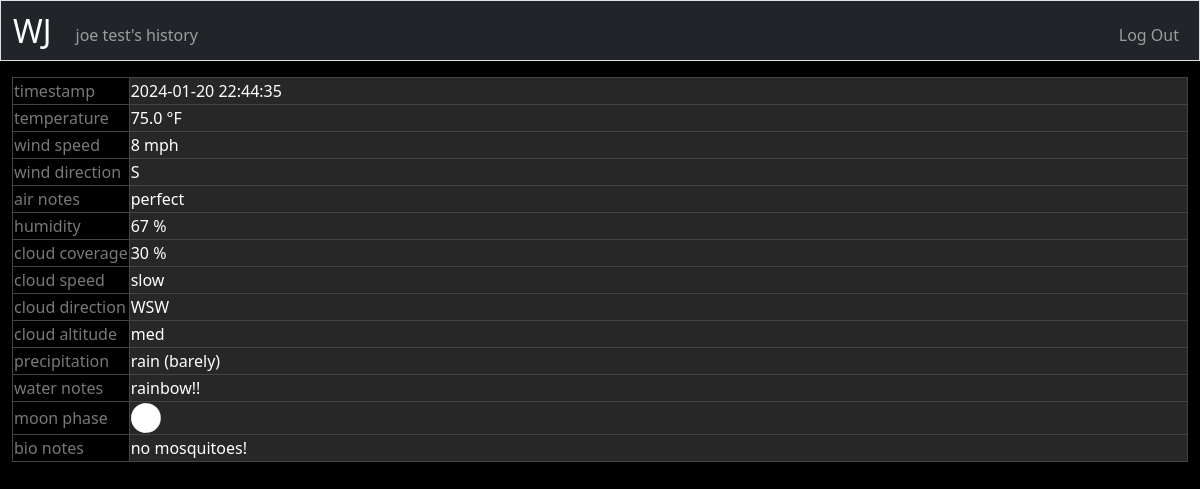
The app's page /history (signed in), older data.
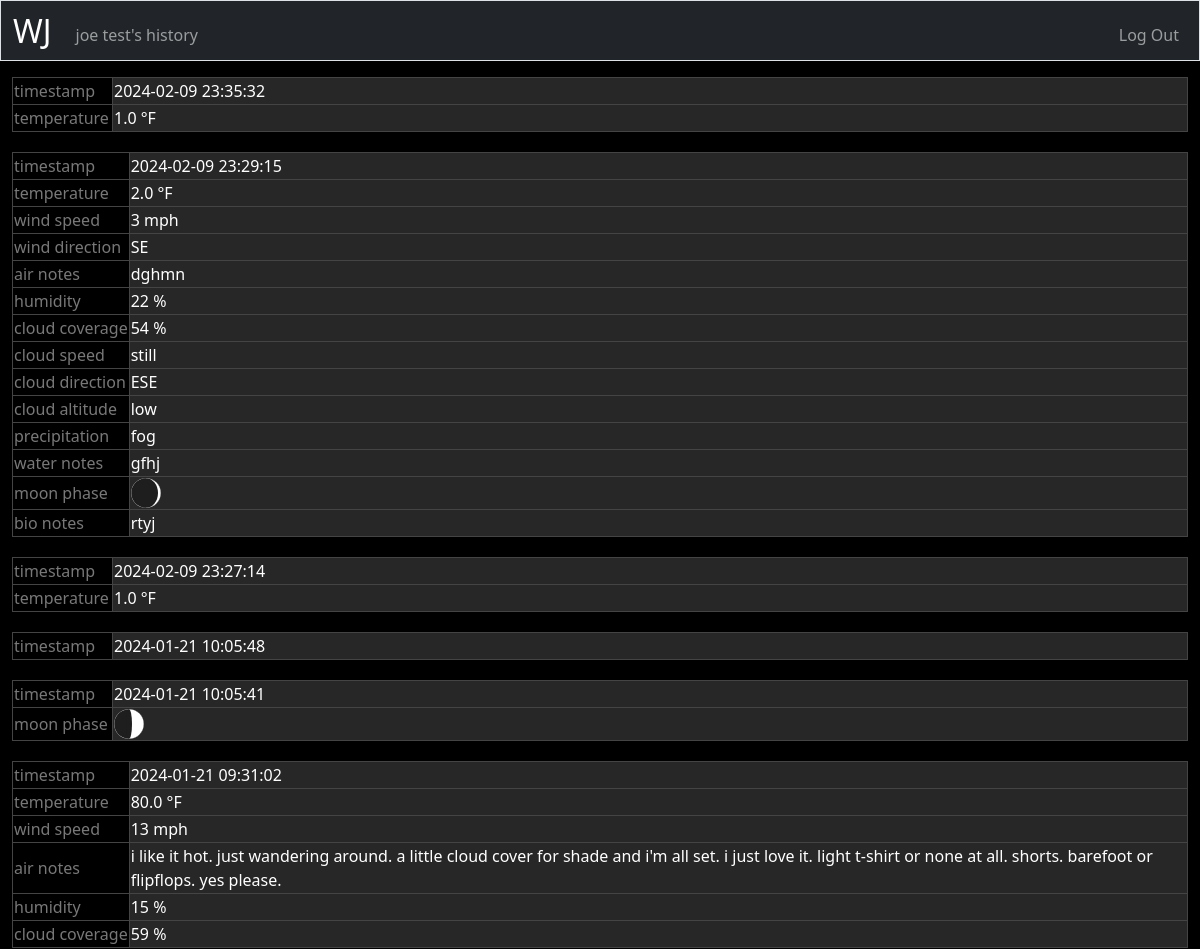
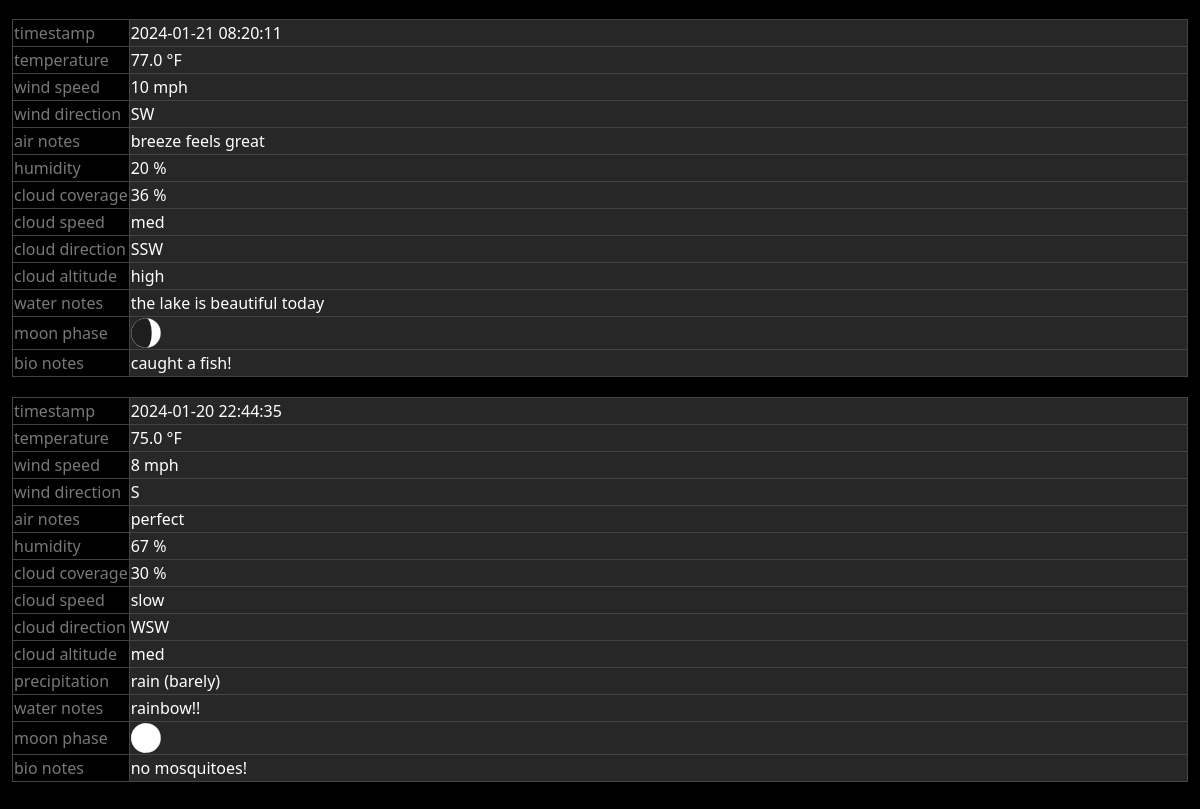
The same page, newer data (2 pictures, top to bottom).
### tables this page shows
CREATE TABLE users (
    id INTEGER PRIMARY KEY,
    username TEXT NOT NULL, 
    hash TEXT NOT NULL
);

CREATE TABLE weather_entries (
    id INTEGER PRIMARY KEY,
    user_id INTEGER NOT NULL,
    temp REAL,
    wind_speed INTEGER,
    wind_direction TEXT CHECK(wind_direction IN ('E', 'ESE', 'SE', 'SSE', 'S', 'SSW', 'SW', 'WSW', 'W', 'WNW', 'NW', 'NNW', 'N', 'NNE', 'NE', 'ENE')),
    air_notes TEXT,
    humidity INTEGER CHECK(humidity >= 0 AND humidity <= 100),
    cloud_coverage INTEGER CHECK(cloud_coverage >= 0 AND cloud_coverage <= 100),
    cloud_speed TEXT CHECK(cloud_speed IN ('still', 'slow', 'med', 'fast')),
    cloud_direction TEXT CHECK(cloud_direction IN ('E', 'ESE', 'SE', 'SSE', 'S', 'SSW', 'SW', 'WSW', 'W', 'WNW', 'NW', 'NNW', 'N', 'NNE', 'NE', 'ENE')), 
    cloud_altitude TEXT CHECK(cloud_altitude IN ('high', 'med', 'low')),
    precipitation TEXT CHECK(precipitation IN ('fog', 'rain (barely)', 'rain (light)', 'rain (moderate)', 'rain (heavy)', 'sleet', 'hail', 'snow (light)', 'snow (moderate)', 'snow (heavy)')),
    water_notes TEXT,
       moon_phase INTEGER CHECK(moon_phase >= 1 AND moon_phase <= 28),
    bio_notes TEXT,
    log_time DATETIME DEFAULT CURRENT_TIMESTAMP,
    FOREIGN KEY(user_id) REFERENCES users(id)
);

### app.py (the view)
@app.route("/history", methods=["GET", "POST"])
@login_required  # only logged-in users can access this route.
def history():
    if request.method == "POST":  # redirects back to the history page, perhaps for refreshing
        return redirect("/history")
    else:  # Retrieve weather entries for the logged-in user, ordered by most recent first.
        entries = db.execute("SELECT * FROM weather_entries WHERE user_id = ? ORDER BY log_time DESC", session["user_id"])
        for entry in entries:
            log_time_gmt = datetime.fromisoformat(entry["log_time"])
            log_time_gmt = pytz.timezone('GMT').localize(log_time_gmt)
            log_time_est = log_time_gmt.astimezone(pytz.timezone('America/New_York'))
            entry["log_time"] = log_time_est.strftime('%Y-%m-%d %H:%M:%S')
    return render_template("history.html", entries=entries)

### app.py (called while the page is built, shortened)
@app.after_request
def after_request(response):
    return response

@app.context_processor
def inject_user_details():
    if "user_id" in session:
        username = db.execute("SELECT username FROM users WHERE id = ?", session["user_id"])[0]['username']
        return dict(username=username)
    else:
        return dict(username=None)

### helpers.py (called while the page is built)
def login_required(f):
    @wraps(f)  # Preserve the original function's metadata
    def decorated_function(*args, **kwargs):
        if session.get("user_id") is None:  # Check if user is not logged in.
            return redirect("/login")  # Redirect to login page if not logged in.
        return f(*args, **kwargs)  # Call the original function if logged in.
    return decorated_function  # Return the wrapped function.

### templates/history.html (shortened to what this page needs)
{% extends "layout.html" %}
{% block main %}
    {% for entry in entries %}
    <table class="entry-table">
        <tr>
            <td>timestamp</td>
            <td>{{ entry.log_time }}</td>
        </tr>
        {% if entry.temp %}
        <tr>
            <td>temperature</td>
            <td>{{ entry.temp }} °F</td>
        </tr>
        {% endif %}
        {% if entry.wind_speed %}
        <tr>
            <td>wind speed</td>
            <td>{{ entry.wind_speed }} mph</td>
        </tr>
        {% endif %}
        {% if entry.wind_direction %}
        <tr>
            <td>wind direction</td>
            <td>{{ entry.wind_direction }}</td>
        </tr>
        {% endif %}
        {% if entry.air_notes %}
        <tr  class="notes-row">
            <td>air notes</td>
            <td>{{ entry.air_notes }}</td>
        </tr>
        {% endif %}
        {% if entry.humidity %}
        <tr>
            <td>humidity</td>
            <td>{{ entry.humidity }} %</td>
        </tr>
        {% endif %}
        {% if entry.cloud_coverage %}
        <tr>
            <td>cloud coverage</td>
            <td>{{ entry.cloud_coverage }} %</td>
        </tr>
        {% endif %}
        {% if entry.cloud_speed %}
        <tr>
            <td>cloud speed</td>
            <td>{{ entry.cloud_speed }}</td>
        </tr>
        {% endif %}
        {% if entry.cloud_direction %}
        <tr>
            <td>cloud direction</td>
            <td>{{ entry.cloud_direction }}</td>
        </tr>
        {% endif %}
        {% if entry.cloud_altitude %}
        <tr>
            <td>cloud altitude</td>
            <td>{{ entry.cloud_altitude }}</td>
        </tr>
        {% endif %}
        {% if entry.precipitation %}
        <tr>
            <td>precipitation</td>
            <td>{{ entry.precipitation }}</td>
        </tr>
        {% endif %}
        {% if entry.water_notes %}
        <tr class="notes-row">
            <td>water notes</td>
            <td>{{ entry.water_notes }}</td>
        </tr>
        {% endif %}
        {% if entry.moon_phase %}
            <tr>
                <td>moon phase</td>
                <td><img src="{{ 'static/moon_images/' + (entry.moon_phase|string) + '.svg' }}" style="width:30px; height:30px;" alt="{{ entry.moon_phase }}"></td>
            </tr>
        {% endif %}
        {% if entry.bio_notes %}
        <tr class="notes-row">
            <td>bio notes</td>
            <td>{{ entry.bio_notes }}</td>
        </tr>
        {% endif %}
    </table>
    {% endfor %}
{% endblock %}

### templates/layout.html (shortened to what this page needs)
<!DOCTYPE html>
<html lang="en">
    <head>
        <link href="https://cdn.jsdelivr.net/npm/bootstrap@5.3.2/dist/css/bootstrap.min.css" rel="stylesheet">
        <link href="/static/styles.css" rel="stylesheet">
    </head>
    <body>
        <nav class="bg-dark border navbar navbar-expand-md navbar-dark">
            <div class="container-fluid">
                <a class="navbar-brand" href="/">WJ</a>
                <div class="collapse navbar-collapse" id="navbar">
                    {% if session["user_id"] %}
                        <ul class="navbar-nav me-auto mt-2">
                            <li class="nav-item"><a class="nav-link" href="/history">{{ username }}'s history</a></li>
                        </ul>
                        <ul class="navbar-nav ms-auto mt-2">
                            <li class="nav-item"><a class="nav-link" href="/logout">Log Out</a></li>
                        </ul>
                    {% else %}
                        <ul class="navbar-nav ms-auto mt-2">
                            <li class="nav-item"><a class="nav-link" href="/register">Register</a></li>
                            <li class="nav-item"><a class="nav-link" href="/login">Log In</a></li>
                        </ul>
                    {% endif %}
                </div>
            </div>
        </nav>
        <main class="container-fluid py-3 text-center">
            {% block main %}{% endblock %}
        </main>
    </body>
</html>

### static/styles.css (style rules this page uses)
.navbar-nav .nav-link { padding-top: 0px; padding-bottom: 0px; }
.navbar-brand { padding-top: 0px; padding-bottom: 0px; line-height: normal; font-size: xx-large; }
body { background-color: #000000; color: #ffffff; }
table { width: 100%; border-collapse: collapse; color: #ffffff; margin-bottom: 20px; }
.entry-table td { border: 1px solid #444444 !important; color: #787878 !important; text-align: left; }
.entry-table td:first-child { white-space: nowrap; width: 1%; min-width: 100px; }
.entry-table td:nth-child(2) { background-color: #272727; color: white !important; }
tr.notes-row { height: auto; }

Row changes from the older to the newer data that the page shows:
added weather_entries: log_time "2024-02-09 23:35:32", temp "1.0"
added weather_entries: log_time "2024-02-09 23:29:15", temp "2.0", wind_speed "3", wind_direction "SE", air_notes "dghmn", humidity "22", cloud_coverage "54", cloud_speed "still", cloud_direction "ESE", cloud_altitude "low", precipitation "fog", water_notes "gfhj", shows a picture, bio_notes "rtyj"
added weather_entries: log_time "2024-02-09 23:27:14", temp "1.0"
added weather_entries: log_time "2024-01-21 10:05:48"
added weather_entries: log_time "2024-01-21 10:05:41", shows a picture
added weather_entries: log_time "2024-01-21 09:31:02", temp "80.0", wind_speed "13", air_notes "i like it hot. just wandering around. a little cloud cover for shade and i'm all set. i just love it. light t-shirt or none at all. shorts. barefoot or flipflops. yes please.", humidity "15", cloud_coverage "59"
added weather_entries: log_time "2024-01-21 08:20:11", temp "77.0", wind_speed "10", wind_direction "SW", air_notes "breeze feels great", humidity "20", cloud_coverage "36", cloud_speed "med", cloud_direction "SSW", cloud_altitude "high", water_notes "the lake is beautiful today", shows a picture, bio_notes "caught a fish!"
